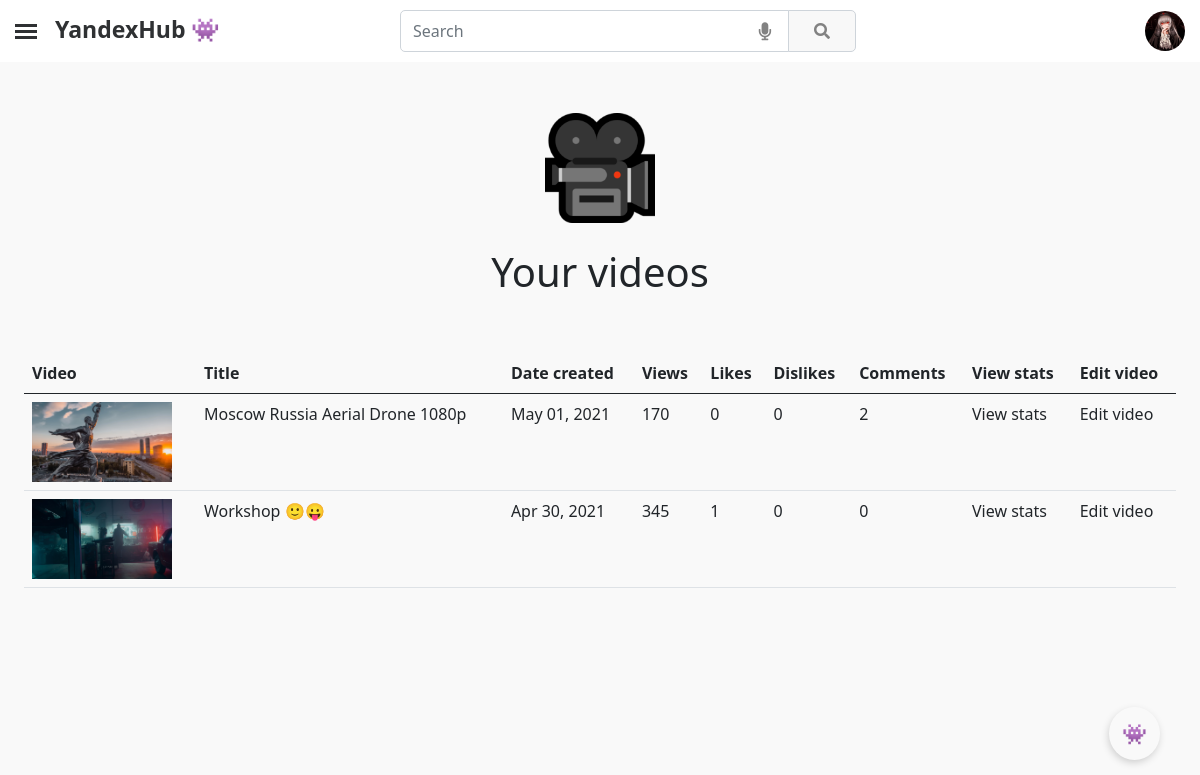
Before: /analytics/videos/ (signed in) with the older database file.
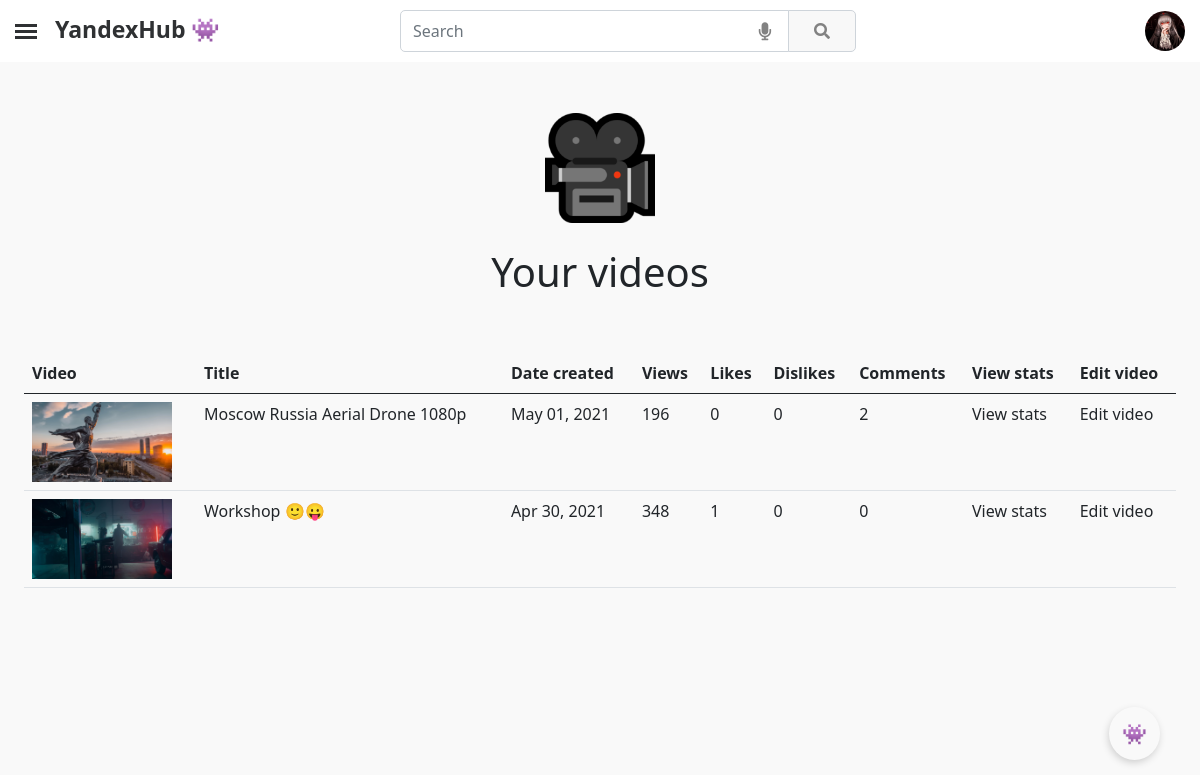
After: the same page with the newer database file.
### YandexHub/apps/mainapp/models.py (models this page shows, shortened)
class Video(models.Model):
    video_id = models.CharField(blank=True, null=True, max_length=32)
    creator = models.ForeignKey(CustomUser, on_delete=models.CASCADE, null=False, related_name='video_creator')
    video = models.FileField(upload_to='videos/')
    video_banner = models.ImageField(upload_to='video_banners/')
    views = models.BigIntegerField(default=0)
    likes = models.BigIntegerField(default=0)
    dislikes = models.BigIntegerField(default=0)
    comments = models.BigIntegerField(default=0)
    coefficient = models.FloatField(default=0)
    title = models.CharField(max_length=150)
    description = models.TextField(blank=True, null=True, max_length=1000000)
    date_created = models.DateTimeField(auto_now_add=True, db_index=True)

### YandexHub/apps/mainapp/views.py (the view)
# urls.py: path('analytics/videos/', UserVideosView.as_view(), name='my__videos__page'),
class UserVideosView(ListView):
    template_name = 'user/analytics/videos/videos.html'
    paginate_by = 10
    queryset = Video
    context_object_name = "videos"
    def get_queryset(self):
        if self.request.user.is_authenticated:
            return Video.objects.filter(creator=self.request.user).order_by('-date_created')
        else:
            return Video.objects.none()
    def get_context_data(self, **kwargs):
        context = super(UserVideosView, self).get_context_data(**kwargs)
        context['title'] = 'Your videos 🎥'
        return context

### YandexHub/apps/mainapp/templatetags/poll_extras.py (called while the page is built)
@register.filter(name='date_func')
@stringfilter
def date_func(arg):
    now = datetime.utcnow()
    date = datetime.strptime(arg, '%Y-%m-%d %H:%M:%S.%f+00:00')
    time = now - date
    if time.seconds < 86400 and time.days == 0:
        if time.seconds == 1:
            return "1 second ago"
        elif time.seconds < 60:
            return f'{time.seconds} seconds ago'
        elif time.seconds < 120:
            return "1 minute ago"
        elif time.seconds < 3600:
            return f'{time.seconds//60} minutes ago'
        elif time.seconds < 7200:
            return '1 hour ago'
        elif time.seconds < 86400:
            return f'{time.seconds//3600} hours ago'
    else:
        return date.strftime('%b %d, %Y')

### YandexHub/apps/mainapp/templates/user/analytics/videos/videos.html (shortened to what this page needs)
{% extends "main.html" %}
{% block content %}
{% load poll_extras %}
{% load static %}
<main role="main" style="margin-top: 35px;">
    <div class="block-content">
        {% if request.user.is_authenticated %}
        <section class="py-3 text-center container-fluid">
            <div class="row" style="padding-bottom: 1rem!important;">
                <div class="col-lg-12 col-md-8 mx-auto">
                    <img class="banner-icon" src="{% static 'media/site/icons/camera.png' %}">
                    <h1 style="margin-bottom: 25px;">Your videos</h1>
                </div>
            </div>
        </section>
        <div class="infinite-container">
            <table class="table">
                <thead>
                  <tr>
                    <th scope="col">Video</th>
                    <th scope="col">Title</th>
                    <th scope="col">Date created</th>
                    <th scope="col">Views</th>
                    <th scope="col">Likes</th>
                    <th scope="col">Dislikes</th>
                    <th scope="col">Comments</th>
                    <th scope="col">View stats</th>
                    <th scope="col">Edit video</th>
                  </tr>
                </thead>
                <tbody>
                    {% for i in videos %}
                        <tr class="infinite-item">
                            <td><img width="140" height="80" src="{{i.video_banner.url}}"></td>
                            <td><a style="cursor: pointer;" onclick="transition_link(`{% url 'video__page' i.video_id %}`)">{{ i.title }}</a></td>
                            <td>{{i.date_created|date_func}}</td>
                            <td>{{i.views}}</td>
                            <td>{{i.likes}}</td>
                            <td>{{i.dislikes}}</td>
                            <td>{{i.comments}}</td>
                            <td><a style="cursor: pointer;" onclick="transition_link(`{% url 'video__stats__page' i.video_id %}`)">View stats</a></td>
                            <td><a style="cursor: pointer;" onclick="transition_link(`{% url 'edit__video__page' i.video_id %}`)">Edit video</a></td>
                        </tr>
                    {% endfor %}
                </tbody>
            </table>
        </div>
        {% endif %}
    </div>
</main>
{% endblock %}

Changed rows visible on the page:
changed Video "Moscow Russia Aerial Drone 1080p": views "170" → "196"
changed Video "Workshop 🙂😛": views "345" → "348"
